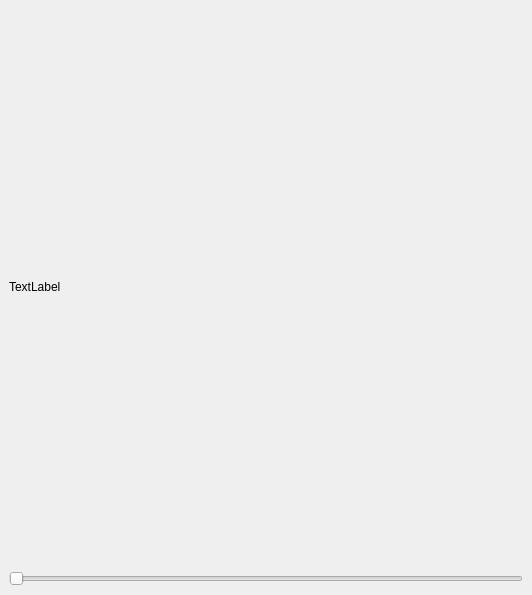
<?xml version="1.0" encoding="UTF-8"?>
<ui version="4.0">
 <class>ImageViewForm</class>
 <widget class="QWidget" name="ImageViewForm">
  <property name="geometry">
   <rect>
    <x>0</x>
    <y>0</y>
    <width>532</width>
    <height>595</height>
   </rect>
  </property>
  <property name="sizePolicy">
   <sizepolicy hsizetype="Preferred" vsizetype="Preferred">
    <horstretch>0</horstretch>
    <verstretch>0</verstretch>
   </sizepolicy>
  </property>
  <property name="windowTitle">
   <string>ImageView</string>
  </property>
  <layout class="QGridLayout">
   <property name="margin">
    <number>9</number>
   </property>
   <property name="spacing">
    <number>6</number>
   </property>
   <item row="0" column="0">
    <layout class="QVBoxLayout" name="verticalLayout">
     <item>
      <widget class="QLabel" name="image_frame">
       <property name="text">
        <string>TextLabel</string>
       </property>
      </widget>
     </item>
    </layout>
   </item>
   <item row="1" column="0">
    <widget class="QSlider" name="horizontalSlider">
     <property name="orientation">
      <enum>Qt::Horizontal</enum>
     </property>
    </widget>
   </item>
  </layout>
 </widget>
 <resources/>
 <connections/>
</ui>
